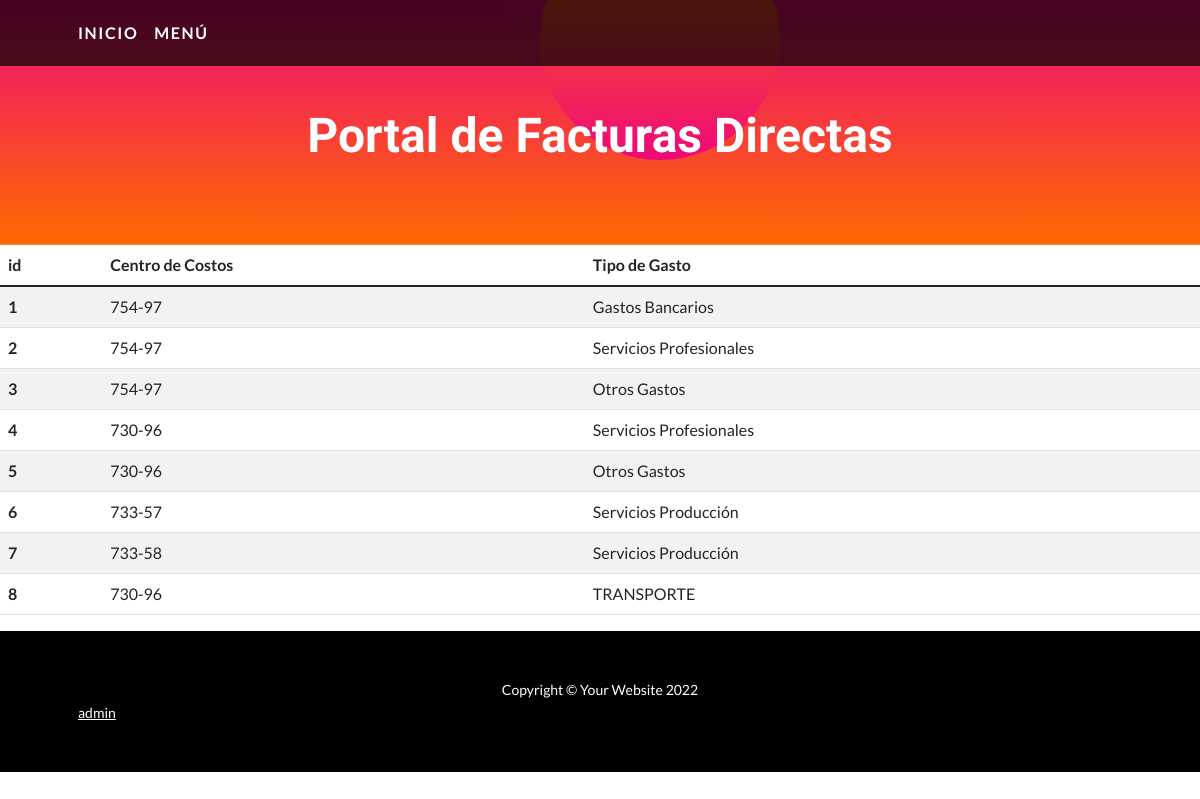
/app_proveedores/centrodecostos, run on the app's committed database.
### app_proveedores/models.py (models this page shows)
class CentroCosto(models.Model):
    expensetype = models.CharField(max_length=40)
    centrocosto = models.CharField(max_length=6)

### app_proveedores/views.py (the view)
# urls.py: path('centrodecostos' , views.centrodecostos , name = "centrodecostos"),
def centrodecostos(request):
    ceco = CentroCosto.objects.all()
    ccdatos = {"ccdatos": ceco}
    return render (request , "centrodecostos.html" , ccdatos)

### app_proveedores/templates/centrodecostos.html
{% extends "index.html" %}
{% load static %}
{% block contenido %}
<main>
<table class="table table-striped">
    <thead>
      <tr>
        <th scope="col">id</th>
        <th scope="col">Centro de Costos</th>
        <th scope="col">Tipo de Gasto</th>
      </tr>
    </thead>
    <tbody>
      <tr>
        {% for ccdatos in ccdatos %}
        <th scope="row">{{ccdatos.id}}</th>
        <td>{{ccdatos.centrocosto}}</td>
        <td>{{ccdatos.expensetype}}</td>
      </tr>
        {% endfor %}
      </tbody>
</table>
</main>
{% endblock %}

### data on the page
CentroCosto: id "1", centrocosto "754-97", expensetype "Gastos Bancarios"
CentroCosto: id "2", centrocosto "754-97", expensetype "Servicios Profesionales"
CentroCosto: id "3", centrocosto "754-97", expensetype "Otros Gastos"
CentroCosto: id "4", centrocosto "730-96", expensetype "Servicios Profesionales"
CentroCosto: id "5", centrocosto "730-96", expensetype "Otros Gastos"
CentroCosto: id "6", centrocosto "733-57", expensetype "Servicios Producción"
CentroCosto: id "7", centrocosto "733-58", expensetype "Servicios Producción"
CentroCosto: id "8", centrocosto "730-96", expensetype "TRANSPORTE"
